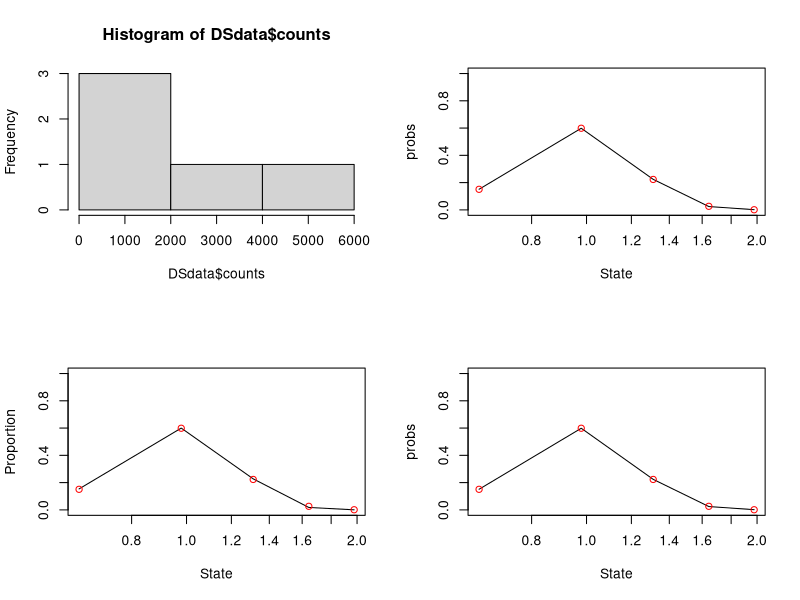
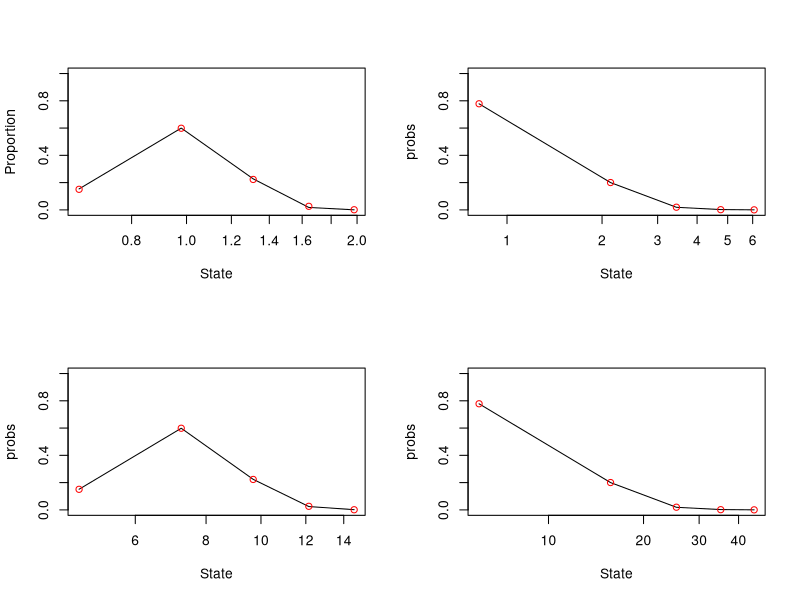
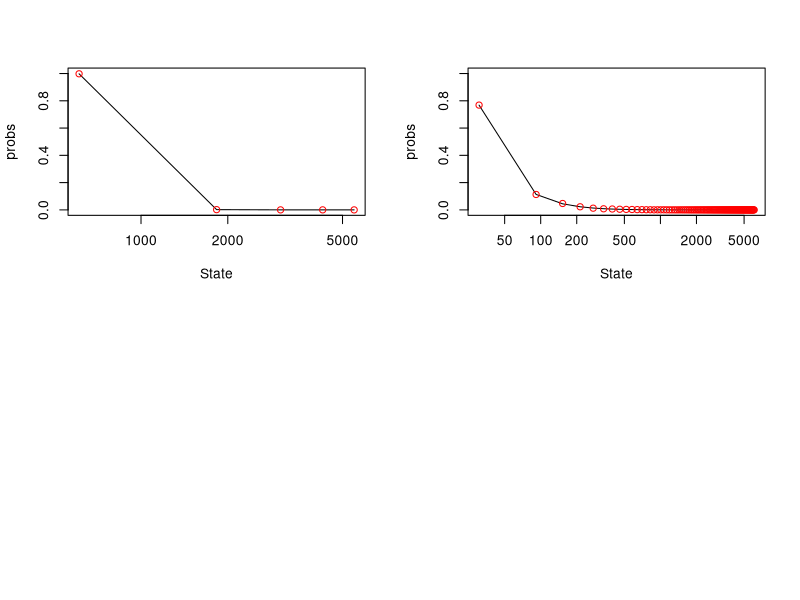

Write R code to recreate these figures, in order.
# ------- Demonstrates numerical integration of DS data ---- 

rm( list = ls() )

# --- Custom function to create binned data ---
robhist <- function( x, breaks) {		
		xmin <- min(x)#computes the minmum value of a vector
		xmax <- max(x)#computes the maximun value of a vector
		step <- (xmax - xmin) / breaks # takes difference and / by the user defined number of breaks
		intervals <- seq(xmin, xmax, by = step) # uses the size of step to make all the points inbetween the min and max
		countfun <- function( i ) length( intersect( which( x > intervals[i]), which( x < intervals[i+1] ) ) ) 
    # intersection gives the numbers that overlap between the data sets
    #gives back a vector that is then used in the sapply as the function in sapply 
		dx <- sapply( c(1: (length( intervals) - 1) ), countfun)
    #dx gives a vector back not a list, using sapply fuinction 
		return( list( counts = dx, breaks = intervals) )	
    #so counts is a vector of the number of weeds in a plot?
    #breaks is the size along the x axies 
	}


# --- Integrates log-normal ----
lnormFun <- function( breaks, lmean, lvar ) {
		
		n <- length(breaks)	
		starts <- breaks[1:(n-1)] 
		ends <-  breaks[ 2:n]  
		probs <- plnorm( ends, lmean, lvar) - plnorm( starts, lmean, lvar )
    #ends= vector of quantiles, lmean=mean log, lvar= sd log 
    #probs = dumlative density function for the difference in the final break and the start break
		return( probs)
	
	}
	
	
# --- Optimizes the lognormal function for data and given breaks --- 	
optlnormFun <- function( ds, breaks, init = c(1, 1) ) {
	
	# --- Function that is optimised, crudely based on least squares --- 
	optFun <- function( pars) {
		 lmean <- pars[1]
		 lvar <-pars[2]
		 probs <- lnormFun( breaks, lmean, lvar )
		 ssq <-  ( ds - probs )^2
		 return( sum( ssq) )
	}
	
	ds <- ds / sum(ds)
	op <- optim( init, optFun)
	n <- length(breaks)
	lmean <- op$par[1]
	lvar <- op$par[2]
	starts <-  breaks[1:(n-1)] 
	ends <-  breaks[ 2:n] 
	
	probs <- plnorm(ends, lmean, lvar) - plnorm(starts, lmean, lvar)
	
	x <- seq(min(breaks), max(breaks), by = (max(breaks) - min(breaks)) / 100)
	fx <-  plnorm(x[2:length(x) ], lmean, lvar) - plnorm(x[1:(length(x)-1)], lmean, lvar) ###have checked and not needed..
	plot( ( breaks[1:(length(breaks)-1) ]  + breaks[ 2:length(breaks)  ] ) / 2, probs, type = "l" , log = "x",
		xlab = "State", ylim = c(0,1))
	points( ( breaks[1:(length(breaks)-1) ]  + breaks[ 2:length(breaks)  ] ) / 2, ds, col= "red" )
	mean <- exp( lmean + 0.5 * lvar )
	var <- ( exp( lvar ) - 1 ) * exp( 2 * lmean + lvar )
	
	return( list( lmean = lmean, lvar = lvar, mean = mean, var = var, probs = probs, ds = ds) )	
}


# ---- Integrates Gamma Function --- 
GammaFun <- function( breaks, shape, rate ) {
		n <- length(breaks)
		starts <- breaks[1:(n-1)] 
		ends <-  breaks[ 2:n]  
		probs <- pgamma(ends, shape, rate) - pgamma(starts, shape, rate)
		return( probs )
	}
	

# --- Optimizes the gamma function for data and given breaks --- 	
optGammaFun <- function( ds, breaks, init = c(1, 1) ) {
	
	# --- Function that is optimised, crudely based on least squares --- 
	optFun <- function( pars) {
		 shape <- pars[1]
		 rate <-pars[2]
		 probs <- GammaFun( breaks, shape, rate)
		 ssq <-  ( ds - probs )^2
		 
		 return( sum( ssq) )
	}
	
	ds <- ds / sum(ds)
	op <- optim( init, optFun)
	n <- length(breaks)
	shape <- op$par[1]
	rate <- op$par[2]
	starts <-  breaks[1:(n-1)] 
	ends <-  breaks[ 2:n] 
	
	probs <- pgamma(ends, shape, rate) - pgamma(starts, shape, rate)
	
	x <- seq(min(breaks), max(breaks), by = (max(breaks) - min(breaks)) / 100)
	fx <-  pgamma(x[2:length(x) ], shape, rate) - pgamma(x[1:(length(x)-1)], shape, rate)
	plot( ( breaks[1:(length(breaks)-1) ]  + breaks[ 2:length(breaks)  ] ) / 2, probs, type = "l" , log = "x",
		xlab = "State", ylab = "Proportion", ylim = c(0,1))
	points( ( breaks[1:(length(breaks)-1) ]  + breaks[ 2:length(breaks)  ] ) / 2, ds, col= "red" )
	mean <- shape / rate
	var <- shape / rate^2
	
	return( list(shape = shape, rate = rate, mean = mean, var = var, probs = probs, ds = ds) )
	
}





# ------- run some code ------ 


# Generate data with known parameters
set.seed(1)
par(mfrow=c(2,2))

# the SDlog value dictates the shape of the graph 

x <- rlnorm( 10000, 0, sdlog = 0.2) # the mean log of 0 gives a mean of 1 

# Coarsen the data
breaks <- 5
DSdata <- robhist( x, breaks) 
hist(DSdata$counts)

# Fit a model to the coarsened data
optlnormFun( DSdata$counts, DSdata$breaks)
# for the gamma 
optGammaFun(DSdata$counts, DSdata$breaks)

mean_log =optlnormFun( DSdata$counts, DSdata$breaks)$mean
mean_gamma =optGammaFun(DSdata$counts, DSdata$breaks)$mean
diff_mean_log= mean_log-1
diff_mean_gamma= mean_gamma-1

if (diff_mean_log < diff_mean_gamma) { print("log is closer to the mean")}  else { print("gamma is closer to the mean")}

set.seed(1)
x <- rlnorm( 10000, 0, 0.5 )

bks <- 5
DSdata <- robhist( x, bks) 

optlnormFun( DSdata$counts, DSdata$breaks)




set.seed(1)
x <- rlnorm( 10000, 2, 0.2 )

bks <- 5
DSdata <- robhist( x, bks) 

optlnormFun( DSdata$counts, DSdata$breaks)



set.seed(1)
x <- rlnorm( 10000, 2, 0.5 )

bks <- 5
DSdata <- robhist( x, bks) 

optlnormFun( DSdata$counts, DSdata$breaks)



# This one ^^^!^!^!^ is harder to fit to 5 states
set.seed(1)
x <- rlnorm( 10000, 3, 1.5 ) # originally 10000,3,1.5

bks <- 5
DSdata <- robhist( x, bks) 

optlnormFun( DSdata$counts, DSdata$breaks)


# Needs more states...... 


bks <- 100
DSdata <- robhist( x, bks) 

optlnormFun( DSdata$counts, DSdata$breaks)






